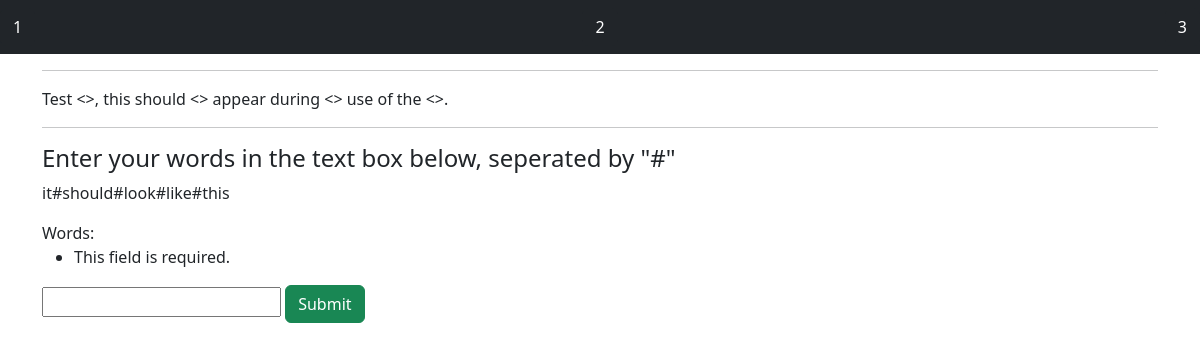
/madlibs/home/1, run on an earlier commit of the app's database.
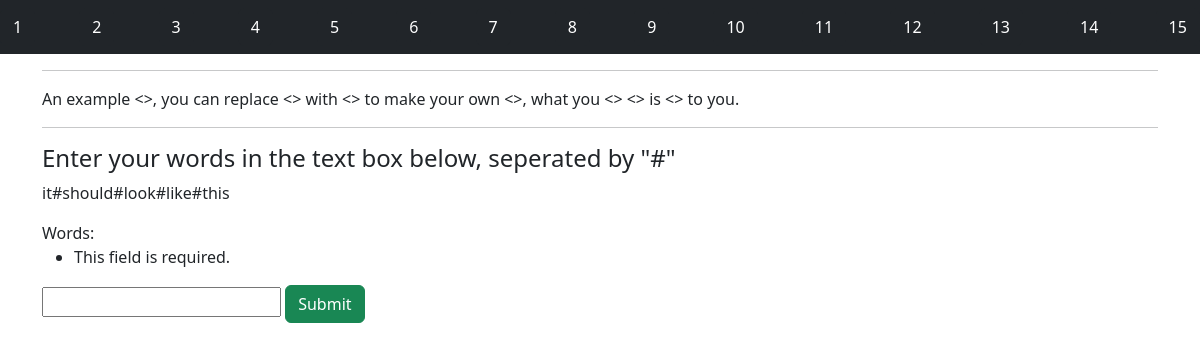
And on a later commit of the database.
### madlibsapp/models.py (models this page shows, shortened)
class Story(models.Model):
    def __str__(self):
        return self.words
    words = models.CharField(max_length=1024)

### madlibsapp/views.py (the view)
# urls.py: path("home/<int:id>", views.home, name="home"),
def home(request,id):
    try:
        item = Story.objects.get(pk=id)
    except:
        item = Story.objects.get(pk=1)
    words = str(item)
    form = WordInputForm(request.POST)
    if(request.method == "POST"):
        if form.is_valid():
            words = item.Format(form.cleaned_data["inputWords"].split("#"))
    context={"item":words, "form":form}
    return render(request, "madlibs/home.html", context)

### madlibsapp/forms.py
class WordInputForm(forms.Form):
    inputWords = forms.CharField(label="Words", max_length=(2048))

### madlibsapp/context_processors.py (called while the page is built)
def StoryList(request):
	return {"StoryList": Story.objects.all(),}

### madlibsapp/templates/madlibs/home.html (shortened to what this page needs)
{% extends "madlibs/navbar.html" %}
{% block body %}
<div class="container">
    <hr />
    <div>
        <p>
            {{ item }}
        </p>
    </div>
    <hr />
    <div>
        <h4>
            Enter your words in the text box below, seperated by "#"
        </h4>
        <p>
            it#should#look#like#this
        </p>
    </div>
    <div>
        <form method="POST">
            {{ form }}
            <button type="submit" class="btn btn-success">Submit</button>
        </form>
    </div>
</div>
{% endblock %}

### madlibsapp/templates/madlibs/navbar.html (shortened to what this page needs)
<!DOCTYPE html>
<html lang="en">
<head>
    <link href="https://cdn.jsdelivr.net/npm/bootstrap@5.3.0/dist/css/bootstrap.min.css" rel="stylesheet">
</head>
<body>
    <nav class="navbar navbar-dark bg-dark">
        {% for link in StoryList %}
        <a href="{% url 'home' link.id %}" class="btn btn-dark"> {{ link.id }}</a>
        {% endfor %}
    </nav>
    {% block body %}
    {% endblock %}
</body>
</html>

What changed in the data, as far as the page shows it:
changed Story id 1: words "Test <>, this should <> appear during <> use of the <>." → "An example <>, you can replace <> with <> to make your own <>, what you <> <> is <> to you."
added Story: id "4"
added Story: id "5"
added Story: id "6"
added Story: id "7"
added Story: id "8"
added Story: id "9"
added Story: id "10"
added Story: id "11"
added Story: id "12"
added Story: id "13"
added Story: id "14"
added Story: id "15"
